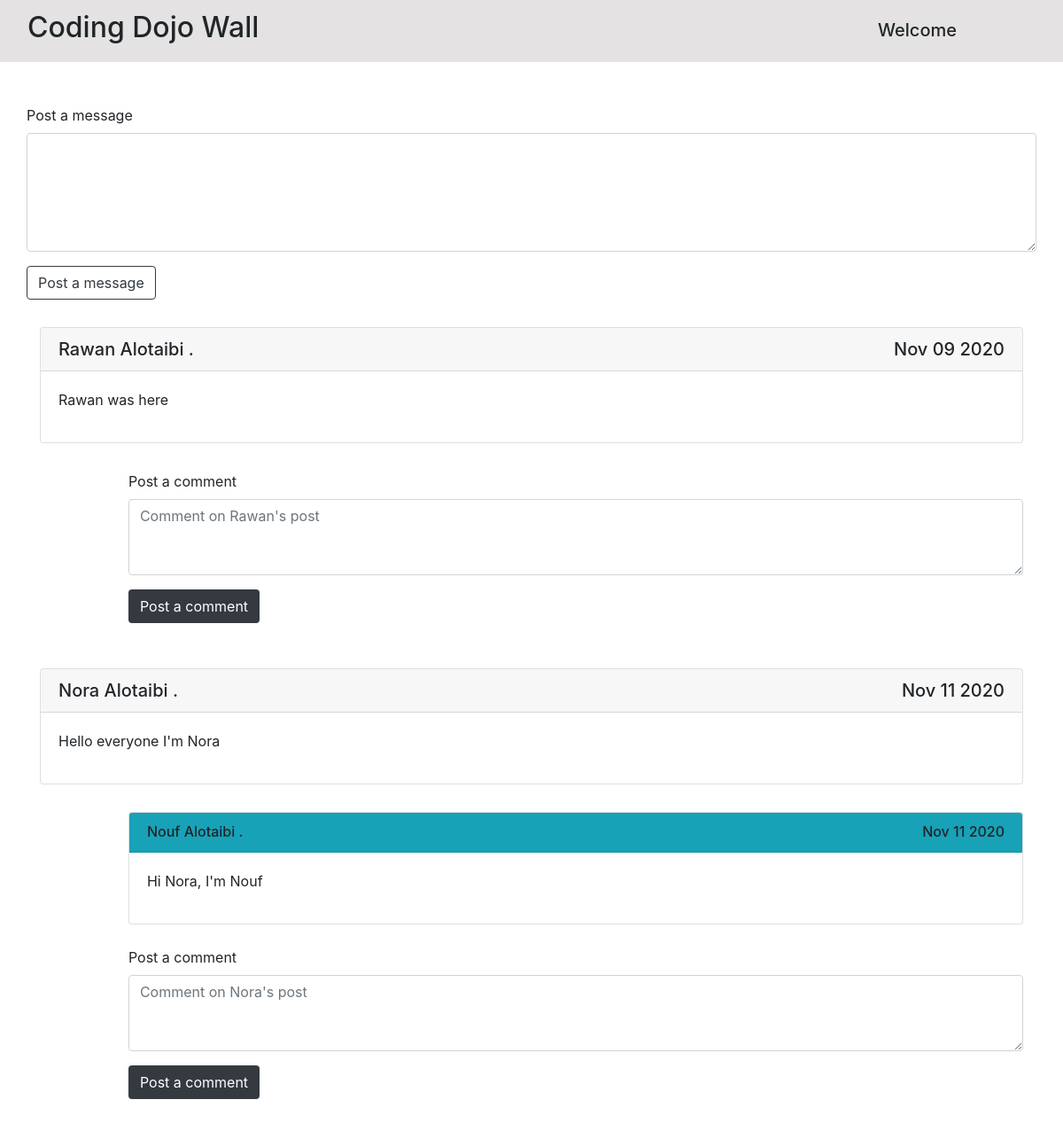
The app's page /wall with its own data.
### the_wall/models.py (models this page shows)
class Message(models.Model):
    user_id= models.ForeignKey(User, related_name="messages", on_delete = models.CASCADE)
    message= models.TextField()
    created_at= models.DateTimeField(auto_now_add=True)
    updated_at= models.DateTimeField(auto_now=True)

class Comment(models.Model):
    user_id= models.ForeignKey(User, related_name="comments_user", on_delete = models.CASCADE)
    message_id= models.ForeignKey(Message, related_name="comments_mess", on_delete = models.CASCADE)
    comment= models.TextField()
    created_at= models.DateTimeField(auto_now_add=True)
    updated_at= models.DateTimeField(auto_now=True)
    objects=CommentManager()

### log_reg_app/models.py (models this page shows)
class User(models.Model):
    first_name = models.CharField(max_length=255)
    last_name = models.CharField(max_length=255)
    email = models.CharField(max_length=255,unique=True)
    password = models.CharField(max_length=255)
    bod = models.DateField()
    created_at = models.DateTimeField(auto_now_add=True)
    updated_at = models.DateTimeField(auto_now=True)
    objects=UserManager()

### the_wall/views.py (the view)
# urls.py: path('wall', include('the_wall.urls')),
def wall(request):
    context={
        'all_messages':Message.objects.order_by('-created_at'),
        'all_users':User.objects.all(),
        'all_comments':Comment.objects.all(),
    }
    return render (request,'the_wall.html',context)

### the_wall/templates/the_wall.html (shortened to what this page needs)
<!DOCTYPE html>
<html lang="en">
<head>
    <link rel="stylesheet" href="https://maxcdn.bootstrapcdn.com/bootstrap/4.0.0/css/bootstrap.min.css"
>
    {% load static %}
    <link rel="stylesheet" href="{% static 'cssThewall/style.css' %}">
</head>
<body>
    <div class="header">
        <h2>Coding Dojo Wall</h2>
        <h5 class="float-right">Welcome {{request.session.first_name}}</h5>
    </div>
    <div class="container mt-5">
        <div class="form">
            <form class="form-group " action="{% url 'post_message' %}" method="POST">
                <div class="form-group row">
                    <label for="message">Post a message</label>
                    <textarea class="form-control" name="message" id="message" cols="30" rows="5"></textarea>
                </div>
                <div class="form-group row">
                    <button class=" btn btn-outline-dark float-right" type="submit">Post a message</button>
                </div>
            </form>
        </div>
        {%for message in all_messages%}
        <div class="post">
            <div class="card">
                <h5 class="card-header">{{message.user_id.first_name}} {{message.user_id.last_name}} .
                    <span class="float-right">{{message.user_id.created_at|date:'M d Y'}}</span></h5>
                <p class="card-body">{{message.message}}</p>
            </div>
        </div>
        <div class="comment">
            {%for comment_ in message.comments_mess.all%}
            <div class="card ">
                <h6 class="card-header bg-info">{{comment_.user_id.first_name}} {{comment_.user_id.last_name}} . <span
                        class="float-right">{{comment_.created_at|date:'M d Y'}}</span></h6>
                <p class="card-body">{{comment_.comment}}</p>
            </div>
            {%endfor%}
            <div class="form">
                <form action="{% url 'post_comment' message.id %}" method="POST">
                    <div class="form-group shadow-textarea">
                        <label for="comment">Post a comment</label>
                        <textarea class="form-control z-depth-1" rows="3" name="comment" id="comment"
                            placeholder="Comment on {{message.user_id.first_name}}'s post"></textarea>
                    </div>
                    <div>
                        <button class=" btn text-white bg-dark" type="submit">Post a comment</button>
                    </div>
                </form>
            </div>
        </div>
        {%endfor%}
    </div>
</body>
</html>

### the_wall/static/cssThewall/style.css (style rules this page uses)
.header { background: rgb(228, 226, 226); padding: 12px 31px; }
.header h2 { display: inline-block; }
.header h5 { margin: 10px 89px 0 0; }
.card { height: fit-content; width: 100%; }
.post { margin: 31px auto; }
.comment .card { margin: 0 0 25px 0; }
.comment { width: 91%; float: right; margin: 0px 0 51px 0; }

### records on screen
Message: user_id.first_name "Rawan", user_id.last_name "Alotaibi", user_id.created_at "Nov 09 2020", message "Rawan was here", comment "Comment on Rawan's post"
Message: user_id.first_name "Nora", user_id.last_name "Alotaibi", user_id.created_at "Nov 11 2020", message "Hello everyone I'm Nora", comment "Comment on Nora's post"
Comment: user_id.first_name "Nouf", user_id.last_name "Alotaibi", created_at "Nov 11 2020", comment "Hi Nora, I'm Nouf"
